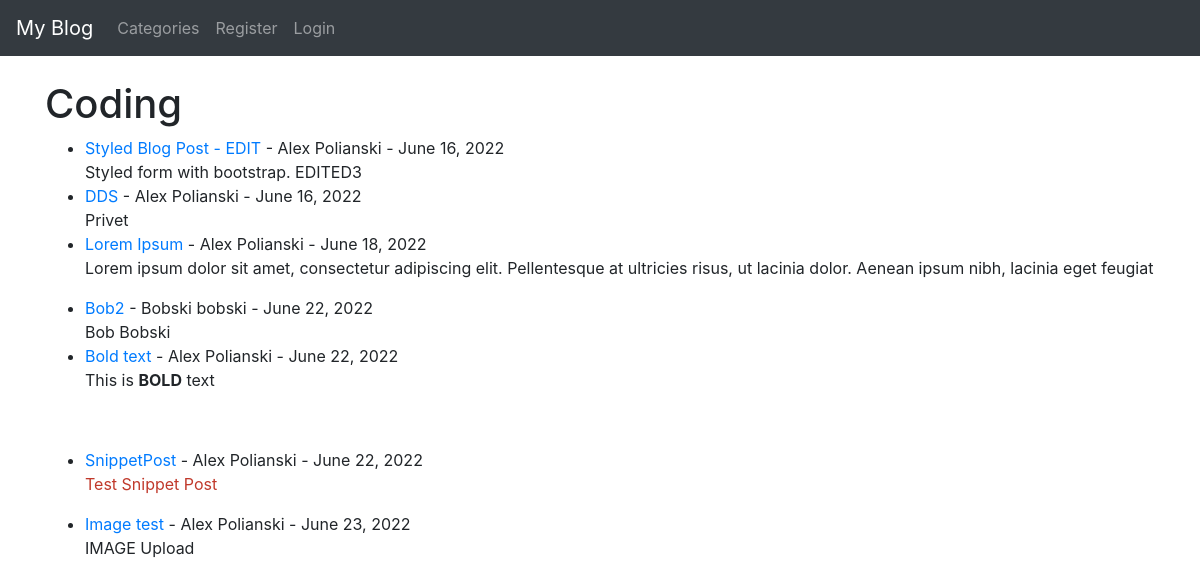
/category/coding/, run on the app's committed database.
### blogg/models.py (models this page shows, shortened)
class Post(models.Model):
    title = models.CharField(max_length=255, null=True)
    header_image = models.ImageField(null=True, blank=True, upload_to="images/")
    title_tag = models.CharField(max_length=255)
    the_author = models.ForeignKey(User, on_delete=models.CASCADE, null=True)
    body = RichTextField(blank=True, null=True)
    post_date = models.DateField(auto_now_add=True)
    category = models.CharField(max_length=255, null=True)
    snippet = models.CharField(max_length=200, null=True)
    likes = models.ManyToManyField(User, related_name='blog_posts')

### blogg/views.py (the view)
# urls.py: path('category/<str:cats>/', CategoryView, name='category'),
def CategoryView(request, cats):
    category_posts = Post.objects.filter(category=cats.replace('-', ' '))
    return render(request, 'categories.html', {'cats':cats.title().replace('-', ' '), 'category_posts': category_posts})

### blogg/templates/categories.html (shortened to what this page needs)
{% extends 'base.html' %}
{% block content %}
{% if category_posts %}
    <h1>{{ cats }}</h1>
    <ul>
    {% for post in category_posts %}
         <li><a href="{% url 'article-detail' post.pk %}">{{ post.title }}
        </a> -  {{ post.the_author.first_name }}
        {{ post.the_author.last_name }} - {{ post.post_date }}
            <br/>
        {{ post.body|slice:":150"|safe  }}</li>
    {% endfor %}
    </ul>
{% else %}
        <h2>OO</h2>
{% endif %}
{% endblock %}

### data on the page
Post: title "Styled Blog Post - EDIT", the_author.first_name "Alex", the_author.last_name "Polianski", post_date "June 16, 2022", body "Styled form with bootstrap. EDITED3"
Post: title "DDS", the_author.first_name "Alex", the_author.last_name "Polianski", post_date "June 16, 2022", body "Privet"
Post: title "Lorem Ipsum", the_author.first_name "Alex", the_author.last_name "Polianski", post_date "June 18, 2022", body "Lorem ipsum dolor sit amet, consectetur adipiscing elit. Pellentesque at ultricies risus, ut lacinia dolor. Aenean ipsum nibh, lacinia eget feugiat"
Post: title "Bob2", the_author.first_name "Bobski", the_author.last_name "bobski", post_date "June 22, 2022", body "Bob Bobski"
Post: title "Bold text", the_author.first_name "Alex", the_author.last_name "Polianski", post_date "June 22, 2022", body "This is BOLD text"
Post: title "SnippetPost", the_author.first_name "Alex", the_author.last_name "Polianski", post_date "June 22, 2022", body "Test Snippet Post"
Post: title "Image test", the_author.first_name "Alex", the_author.last_name "Polianski", post_date "June 23, 2022", body "IMAGE Upload"

### other printed values
{{ cats }} "Coding"
